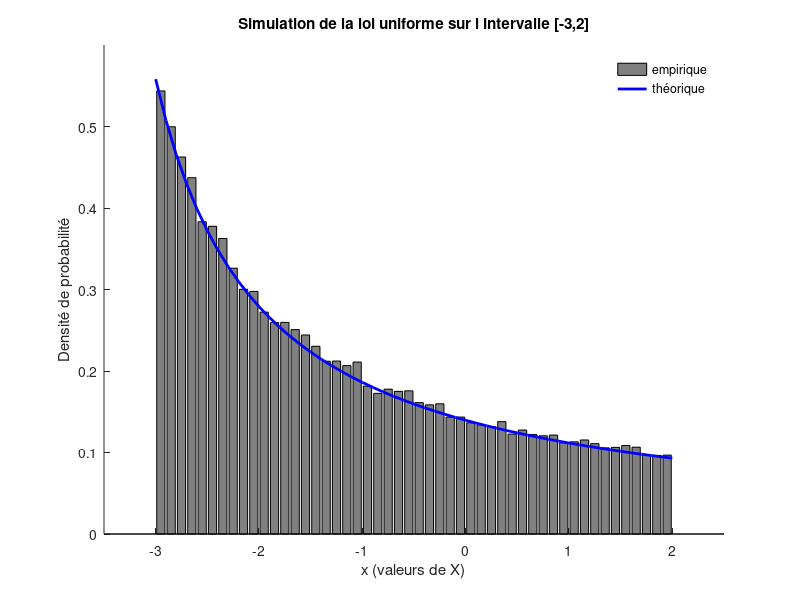

This figure's MATLAB source: (Note: this script raises an error after producing the figure.)
clear variables;
close all;
clc;

choice = 1;

switch choice
    case 1
        N = 50000;
        a=-3;
        b=2;

        X =rand(1,N);

        F = 6.^X - 4; %fonction réciproque de 1/ln(6) * 1/(x+4)

        [h_empX, xout] = hist(F,50); %histogramme
        h_empX = h_empX/trapz(xout,h_empX);
        EspEmp = mean(F);
        VarEmp = std(F);


        x = a:0.1:b;
        h_theo =1/log(6) * 1./(x+4);
        EspTh = 1/log(6) * (5-4*log(6));
        VarTh = EspTh ^2 - (16*log(6) - 45/2);


        hold on
        h=bar(xout, h_empX);
        set(h,'FaceColor', [0.5 0.5 0.5]);
        plot(x, h_theo, 'b', 'LineWidth',2)
        xlabel('x (valeurs de X)')
        ylabel('Densité de probabilité')
        axis([-3.5 2.5 0 0.6])
        title(['Simulation de la loi uniforme sur l intervalle [', num2str(a), ',' , num2str(b), ']'])
        legend('empirique','théorique')
        legend boxoff

        txt1 = texlabel(sprintf('Experiences : %d',N));
        text(0,0.5,txt1)

        text(0,0.45,['$E_{emp}(X)= $', num2str(EspEmp)],'Interpreter','latex')
        text(0,0.40,['$E_{th}(X)= $', num2str(EspTh)],'Interpreter','latex')

        text(0,0.35,['$V_{emp}(X)= $', num2str(VarEmp)],'Interpreter','latex')
        text(0,0.30,['$V_{th}(X)= $', num2str(VarTh)],'Interpreter','latex')
        
    case 2
        n=100000;                   % nombre d’expériences
        Y1= 0.5 * rand(1,n);        % VA uniforme sur [0,1/2] 
        Y2= 0.5 + 0.5 * rand(1,n);  % VA uniforme sur [1/2,1]
        X1= sqrt(8*Y1);             % simulation de la VA X sur [0,2[
        X2= 4 - 2*sqrt(2-2*Y2);     % simulation de la VA X sur [2,4[
        X= [X1,X2];                 % concaténation des VA X1 et X2
        [h,xout]=hist(X,50);        % calcul de l’histogramme de X
        hold on
        h= h/trapz(xout,h);
        hbar=bar(xout,h);          % affichage de l’histogramme de X
        mu_emp=mean(X);             % moyenne empirique
        sigma_emp=std(X);           % écart type empirique
        mu_th=2;                    % moyenne théorique
        sigma_th= sqrt(2/3);                 % écart type théorique
        fprintf('Moyenne empirique : %f,\t Moyenne théorique : %f\n',mu_emp,mu_th);
        fprintf('Ecart type empirique : %f,\t Ecart type théorique : %f\n',sigma_emp,sigma_th);

        y1 = 0:0.1:2;
        y2 = 2:0.1:4;
        y2 = y2(1,:);
        y = [y1, y2];
        x1 = 1/4 * y1;
        x2 = 1/4 * (4 - y2);
        x = [x1, x2];

        set(hbar,'FaceColor', [0.5 0.5 0.5]);
        plot(y, x, 'b', 'LineWidth',2)
        
end

